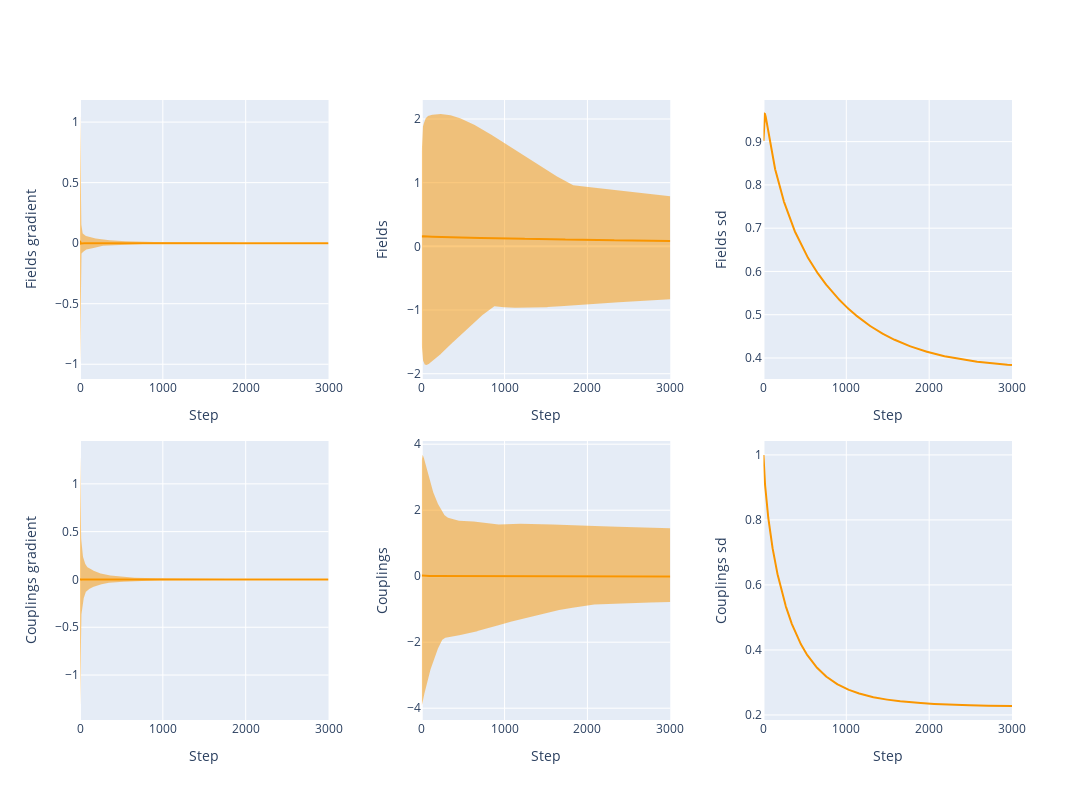

Notebook code cell kept with this figure:
### Code cell
layout_spec = {
    (1, 1): {'data': pl_fitter.fields_grads, 'label': 'Fields gradient'},
    (2, 1): {'data': pl_fitter.couplings_grads, 'label': 'Couplings gradient'},
    (1, 2): {'data': pl_fitter.fields_history, 'label': 'Fields'},
    (2, 2): {'data': pl_fitter.couplings_history, 'label': 'Couplings'},
    (1, 3): {'data': pl_fitter.sd_fields, 'label': 'Fields SD'},
    (2, 3): {'data': pl_fitter.sd_couplings, 'label': 'Couplings SD'},

    #(3, 2) : {'data': pl_fitter.llhs, 'label': 'LLHs'}
}

plot_generalized(layout_spec)

### Figure 1 — Plotly figure (JSON) as saved in the notebook; plotly's stock layout.template omitted (floating-point values rounded to 4 significant figures; data arrays with more than 128 entries replaced by an {"elided": "..."} marker saying what was removed)
{"data": [{"line": {"color": "rgba(250, 150, 0, 1)"}, "mode": "lines", "name": "Av. Fields gradient", "type": "scatter", "x": {"elided": "3001 int values"}, "xaxis": "x", "y": {"elided": "3001 float values"}, "yaxis": "y"}, {"hoverinfo": "skip", "line": {"width": 0}, "mode": "lines", "type": "scatter", "x": {"elided": "3001 int values"}, "xaxis": "x", "y": {"elided": "3001 float values"}, "yaxis": "y"}, {"fill": "tonexty", "fillcolor": "rgba(250, 150, 0, 0.5)", "hoverinfo": "skip", "line": {"width": 0}, "mode": "lines", "type": "scatter", "x": {"elided": "3001 int values"}, "xaxis": "x", "y": {"elided": "3001 float values"}, "yaxis": "y"}, {"line": {"color": "rgba(250, 150, 0, 1)"}, "mode": "lines", "name": "Av. Couplings gradient", "type": "scatter", "x": {"elided": "3001 int values"}, "xaxis": "x4", "y": {"elided": "3001 float values"}, "yaxis": "y4"}, {"hoverinfo": "skip", "line": {"width": 0}, "mode": "lines", "type": "scatter", "x": {"elided": "3001 int values"}, "xaxis": "x4", "y": {"elided": "3001 float values"}, "yaxis": "y4"}, {"fill": "tonexty", "fillcolor": "rgba(250, 150, 0, 0.5)", "hoverinfo": "skip", "line": {"width": 0}, "mode": "lines", "type": "scatter", "x": {"elided": "3001 int values"}, "xaxis": "x4", "y": {"elided": "3001 float values"}, "yaxis": "y4"}, {"line": {"color": "rgba(250, 150, 0, 1)"}, "mode": "lines", "name": "Av. Fields", "type": "scatter", "x": {"elided": "3001 int values"}, "xaxis": "x2", "y": {"elided": "3001 float values"}, "yaxis": "y2"}, {"hoverinfo": "skip", "line": {"width": 0}, "mode": "lines", "type": "scatter", "x": {"elided": "3001 int values"}, "xaxis": "x2", "y": {"elided": "3001 float values"}, "yaxis": "y2"}, {"fill": "tonexty", "fillcolor": "rgba(250, 150, 0, 0.5)", "hoverinfo": "skip", "line": {"width": 0}, "mode": "lines", "type": "scatter", "x": {"elided": "3001 int values"}, "xaxis": "x2", "y": {"elided": "3001 float values"}, "yaxis": "y2"}, {"line": {"color": "rgba(250, 150, 0, 1)"}, "mode": "lines", "name": "Av. Couplings", "type": "scatter", "x": {"elided": "3001 int values"}, "xaxis": "x5", "y": {"elided": "3001 float values"}, "yaxis": "y5"}, {"hoverinfo": "skip", "line": {"width": 0}, "mode": "lines", "type": "scatter", "x": {"elided": "3001 int values"}, "xaxis": "x5", "y": {"elided": "3001 float values"}, "yaxis": "y5"}, {"fill": "tonexty", "fillcolor": "rgba(250, 150, 0, 0.5)", "hoverinfo": "skip", "line": {"width": 0}, "mode": "lines", "type": "scatter", "x": {"elided": "3001 int values"}, "xaxis": "x5", "y": {"elided": "3001 float values"}, "yaxis": "y5"}, {"line": {"color": "rgba(250, 150, 0, 1)"}, "mode": "lines", "name": "Fields SD", "type": "scatter", "x": {"elided": "3001 int values"}, "xaxis": "x3", "y": {"elided": "3001 float values"}, "yaxis": "y3"}, {"line": {"color": "rgba(250, 150, 0, 1)"}, "mode": "lines", "name": "Couplings SD", "type": "scatter", "x": {"elided": "3001 int values"}, "xaxis": "x6", "y": {"elided": "3001 float values"}, "yaxis": "y6"}], "layout": {"height": 800, "showlegend": false, "width": 1200, "xaxis": {"anchor": "y", "domain": [0, 0.2667], "title": {"text": "Step"}}, "xaxis2": {"anchor": "y2", "domain": [0.3667, 0.6333], "title": {"text": "Step"}}, "xaxis3": {"anchor": "y3", "domain": [0.7333, 1], "title": {"text": "Step"}}, "xaxis4": {"anchor": "y4", "domain": [0, 0.2667], "title": {"text": "Step"}}, "xaxis5": {"anchor": "y5", "domain": [0.3667, 0.6333], "title": {"text": "Step"}}, "xaxis6": {"anchor": "y6", "domain": [0.7333, 1], "title": {"text": "Step"}}, "yaxis": {"anchor": "x", "domain": [0.55, 1], "title": {"text": "Fields gradient"}}, "yaxis2": {"anchor": "x2", "domain": [0.55, 1], "title": {"text": "Fields"}}, "yaxis3": {"anchor": "x3", "domain": [0.55, 1], "title": {"text": "Fields sd"}}, "yaxis4": {"anchor": "x4", "domain": [0, 0.45], "title": {"text": "Couplings gradient"}}, "yaxis5": {"anchor": "x5", "domain": [0, 0.45], "title": {"text": "Couplings"}}, "yaxis6": {"anchor": "x6", "domain": [0, 0.45], "title": {"text": "Couplings sd"}}}}
